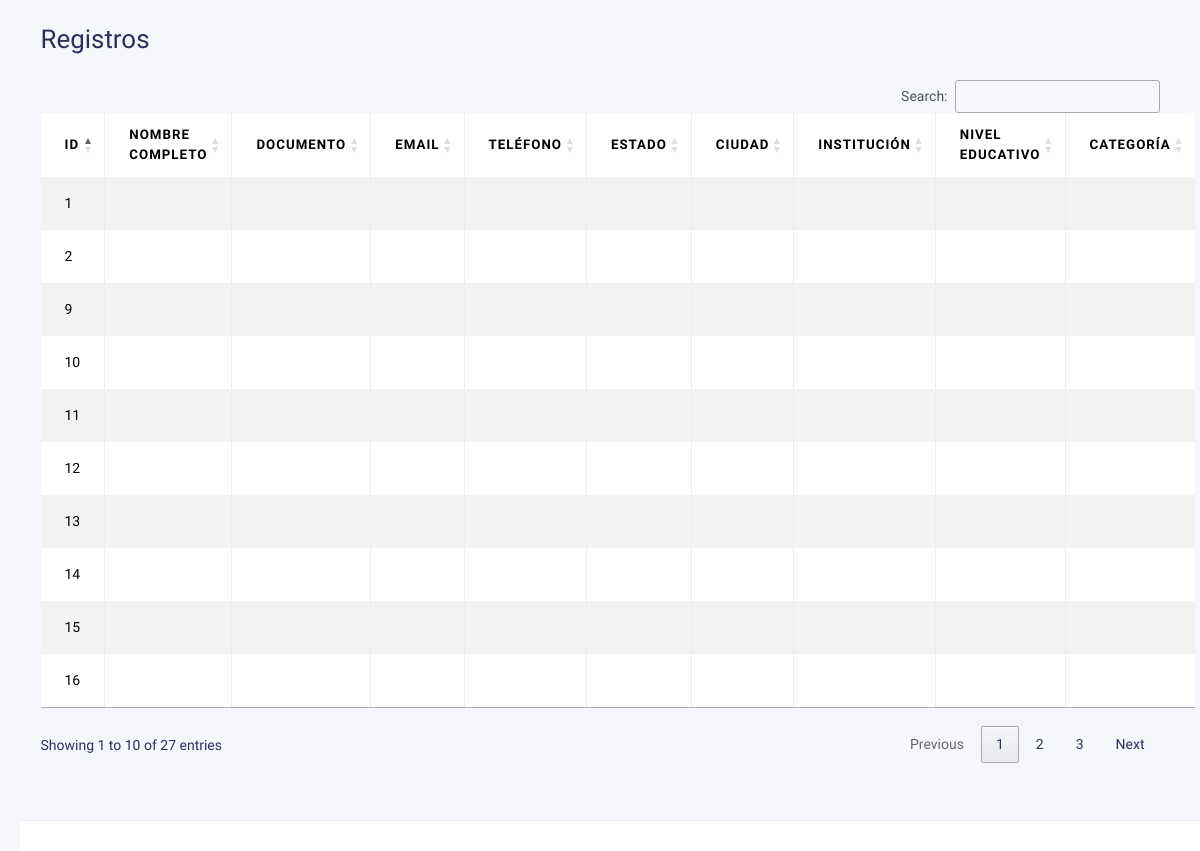
Screenshot of /admin_panel/dashboard1.php (signed in) with the database file from the repository.
### tables this page shows
CREATE TABLE `registrations` (
  `id` int(11) NOT NULL,
  `registration_number` varchar(50) NOT NULL,
  `participant_id` int(11) NOT NULL,
  `event_id` int(11) NOT NULL,
  `category_id` int(11) NOT NULL,
  `shirt_size` enum('S','M','L','XL') NOT NULL,
  `expectations` text DEFAULT NULL,
  `authorization_doc_path` varchar(500) DEFAULT NULL,
  `status` enum('pendiente','confirmado','rechazado','cancelado') NOT NULL DEFAULT 'pendiente',
  `image_rights_accepted` tinyint(1) DEFAULT 1,
  `data_verified` tinyint(1) DEFAULT 1,
  `verified_by` varchar(255) DEFAULT NULL,
  `created_at` timestamp NOT NULL DEFAULT current_timestamp(),
  `updated_at` timestamp NOT NULL DEFAULT current_timestamp() ON UPDATE current_timestamp(),
  `attendance_status` tinyint(1) DEFAULT 0,
  `attendance_time` datetime DEFAULT NULL
);

### admin_panel/dashboard1.php (the view, shortened to what this page needs)
<?php
require_once 'database.php';
$stmt = $pdo->query("SELECT * FROM registrations");
$registrations = $stmt->fetchAll(PDO::FETCH_ASSOC);
?>
<!DOCTYPE html>
<html lang="es">
<head>
<link href="https://cdn.jsdelivr.net/npm/bootstrap@5.3.2/dist/css/bootstrap.min.css" rel="stylesheet">
<link href="https://cdn.datatables.net/1.13.6/css/jquery.dataTables.min.css" rel="stylesheet">
<link href="https://cdn.datatables.net/buttons/2.4.1/css/buttons.dataTables.min.css" rel="stylesheet">
<link href="css/style.css" rel="stylesheet">
</head>
<body>
<?php include 'header.php'; ?>
<div class="container">
    <h2 class="mb-4">Registros</h2>
    <table id="registrationsTable" class="table table-striped table-bordered">
        <thead>
            <tr>
                <th>ID</th>
                <th>Nombre Completo</th>
                <th>Documento</th>
                <th>Email</th>
                <th>Teléfono</th>
                <th>Estado</th>
                <th>Ciudad</th>
                <th>Institución</th>
                <th>Nivel Educativo</th>
                <th>Categoría</th>
            </tr>
        </thead>
        <tbody>
            <?php foreach ($registrations as $r): ?>
                <tr>
                    <td><?= $r['id'] ?></td>
                    <td><?= htmlspecialchars($r['full_name'] . ' ' . $r['last_name']) ?></td>
                    <td><?= htmlspecialchars($r['document_type'].' '.$r['document_number']) ?></td>
                    <td><?= htmlspecialchars($r['email']) ?></td>
                    <td><?= htmlspecialchars($r['phone']) ?></td>
                    <td><?= htmlspecialchars($r['state']) ?></td>
                    <td><?= htmlspecialchars($r['city']) ?></td>
                    <td><?= htmlspecialchars($r['institution']) ?></td>
                    <td><?= htmlspecialchars($r['education_level']) ?></td>
                    <td><?= htmlspecialchars($r['category']) ?></td>
                </tr>
            <?php endforeach; ?>
        </tbody>
    </table>
</div>
<?php include 'footer.php'; ?>
</body>
</html>

### admin_panel/css/style.css (style rules this page uses)
body { font-family: 'Segoe UI', Tahoma, Geneva, Verdana, sans-serif; background: linear-gradient(135deg, #667eea 0%, #764ba2 100%); min-height: 100vh; padding: 20px; }
.table th, .table td { vertical-align: middle; }

### rows the page displays
registrations: id "1"
registrations: id "2"
registrations: id "9"
registrations: id "10"
registrations: id "11"
registrations: id "12"
registrations: id "13"
registrations: id "14"
registrations: id "15"
registrations: id "16"
